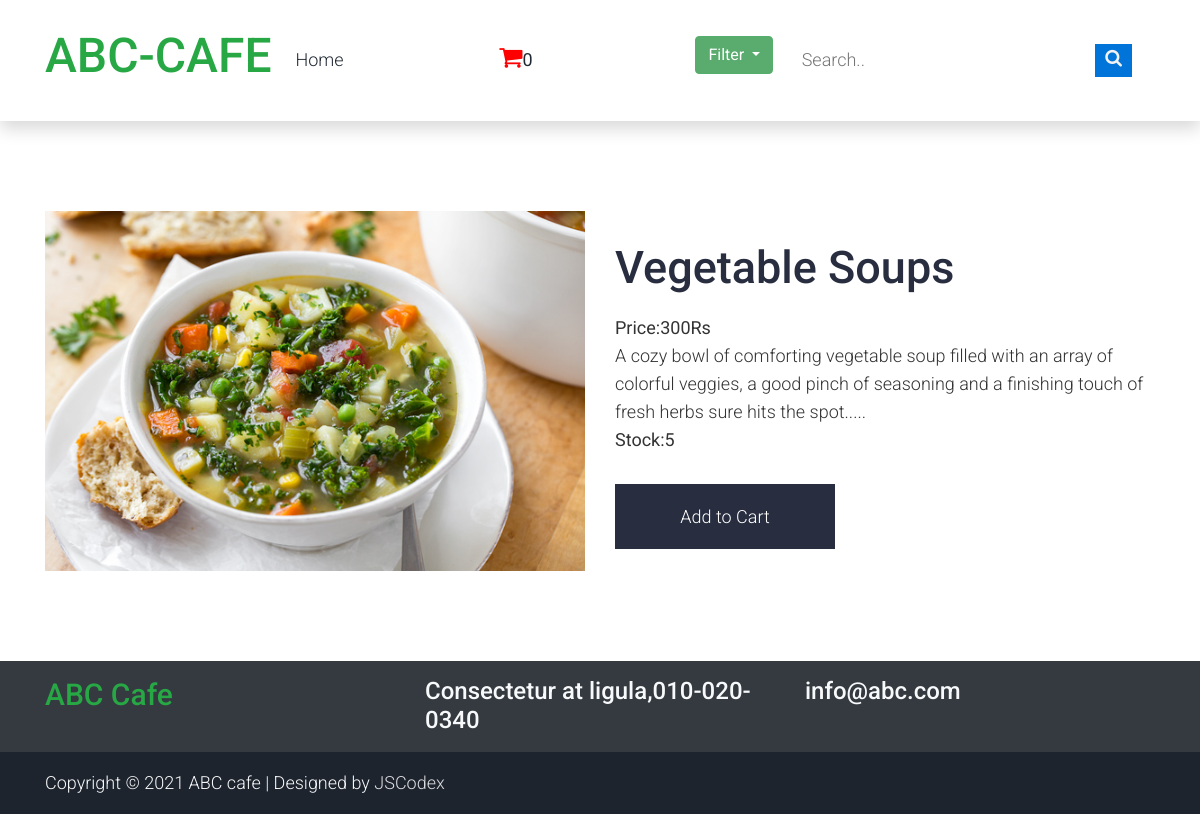
/vegitables/vegetable-soup (signed in), run on the app's committed database.
### shop/models.py (models this page shows, shortened)
class products(models.Model):
    name = models.CharField(max_length=250, unique=True)
    slug = models.SlugField(max_length=250, unique=True)
    img= models.ImageField(upload_to='product')
    desc=models.TextField()
    stock = models.IntegerField()
    available = models.BooleanField()
    price = models.IntegerField()
    category = models.ForeignKey(categ, on_delete=models.CASCADE)

### shop/views.py (the view)
# urls.py: path('<slug:c_slug>/<slug:prod_slug>',views.productDetails,name='details'),
def productDetails(request,c_slug,prod_slug):
    try:
        prod=products.objects.get(category__slug=c_slug,slug=prod_slug)
    except Exception as e:
        raise e
    return render(request,'item.html',{'pr':prod})

### cart/context_processor.py (called while the page is built)
def count(request):
    item_count=0;
    if 'admin' in request.path:
        return {}
    else:
        try:
            ct=cartlist.objects.filter(cart_id=c_id(request))
            cti=item.objects.all().filter(cart=ct[:1])
            for c in cti:
                 item_count+=c.quant
        except cartlist.DoesNotExist:
            item_count=0
        return dict(itc=item_count)

### cart/views.py (called while the page is built)
def c_id(request):
    ct_id=request.session.session_key
    if not ct_id:
        ct_id=request.session_create()
    return ct_id

### templates/item.html (shortened to what this page needs)
{% extends 'base.html' %}
{% load static %}
{% block content%}
<!DOCTYPE html>
<html lang="en">
<head>
    <link rel="stylesheet" href="{% static 'pr/css/bootstrap.min.css' %}">
    <link rel="stylesheet" href="{% static 'pr/css/style.css' %}">
    <link rel="stylesheet" href="{% static 'pr/css/responsive.css' %}">
    <link rel="stylesheet" href="{% static 'pr/css/jquery.mCustomScrollbar.min.cs' %}">
</head>
<body class="main-layout">
    <div id="about" class="about layout_padding">
        <div class="container">
            <div class="row">
                <div class="col-md-6">
                    <img class="img-responsive" src="{{pr.img.url}}" alt="#" />
                </div>
                <div class="col-md-6">
                    <div class="heading margin_top_30">
                        <h2>{{pr.name}}</h2>
                    </div>
                    <div class="full margin_top_20">
                        <p><strong>Price:{{pr.price}}Rs</strong><br>
                        {{pr.desc}}</p>
                        <p><strong>Stock:{{pr.stock}}</strong></p>
                    </div>
                    <div class="full margin_top_30">
                        <a class="main_bt" href="{% url 'addcart' pr.id %}">Add to Cart</a>
                    </div>
                </div>
            </div>
        </div>
    </div>
</body>
</html>
{% endblock %}

### static/hm/css/templatemo.css (style rules this page uses)
body, ul, li, p, a, label, input, div { font-family: 'Roboto', sans-serif; font-size: 18px !important; font-weight: 300 !important; }

### static/pr/css/style.css (style rules this page uses)
* { box-sizing: border-box !important; }
::placeholder { opacity: 1 !important; }
html { scroll-behavior: smooth; }
body { color: #666666; font-size: 14px; font-family: 'poppins', sans-serif; line-height: 1.80857; font-weight: normal; overflow-x: hidden; }
a { color: #1f1f1f; text-decoration: none !important; outline: none !important; -webkit-transition: all .3s ease-in-out; -moz-transition: all .3s ease-in-out; -ms-transition: all .3s ease-in-out; -o-transition: all .3s ease-in-out; transition: all .3s ease-in-out; }
h1, h2, h3, h4, h5, h6 { letter-spacing: 0; font-weight: normal; position: relative; padding: 0 0 10px 0; font-weight: normal; line-height: normal; color: #111111; margin: 0 }
h2 { font-size: 22px }
*, *::after, *::before { -webkit-box-sizing: border-box; -moz-box-sizing: border-box; box-sizing: border-box; }
p { margin: 0px; font-weight: 300; font-size: 17px; line-height: 28px; color: #333; }
a { color: #222222; text-decoration: none; outline: none !important; }
a, .btn { text-decoration: none !important; outline: none !important; -webkit-transition: all .3s ease-in-out; -moz-transition: all .3s ease-in-out; -ms-transition: all .3s ease-in-out; -o-transition: all .3s ease-in-out; transition: all .3s ease-in-out; }
.img-responsive { max-width: 100%; height: auto; }
.full { float: left; width: 100%; }
.layout_padding { padding-top: 90px; padding-bottom: 90px; }
.margin_top_30 { margin-top: 30px !important; }
.margin_top_20 { margin-top: 20px !important; }
.full { width: 100%; float: left; margin: 0; padding: 0; }
.main_bt { background: #282e40; color: #fff; padding: 0; float: left; font-size: 20px; font-weight: 300; border-radius: 0; margin-right: 0; width: 220px; height: 65px; text-align: center; line-height: 65px; }
.img-responsive { max-width: 100%; }
.heading h2 { padding: 0; font-size: 45px; font-weight: 500; text-align: left; color: #282e40; }
.container { position: relative; z-index: 99; }

### data on the page
products: img (picture), name "Vegetable Soups", price "300", desc "A cozy bowl of comforting vegetable soup filled with an array of colorful veggies, a good pinch of seasoning and a finishing touch of fresh herbs sure hits the spot.....", stock "5"

### other printed values
{{ itc }} "0"
